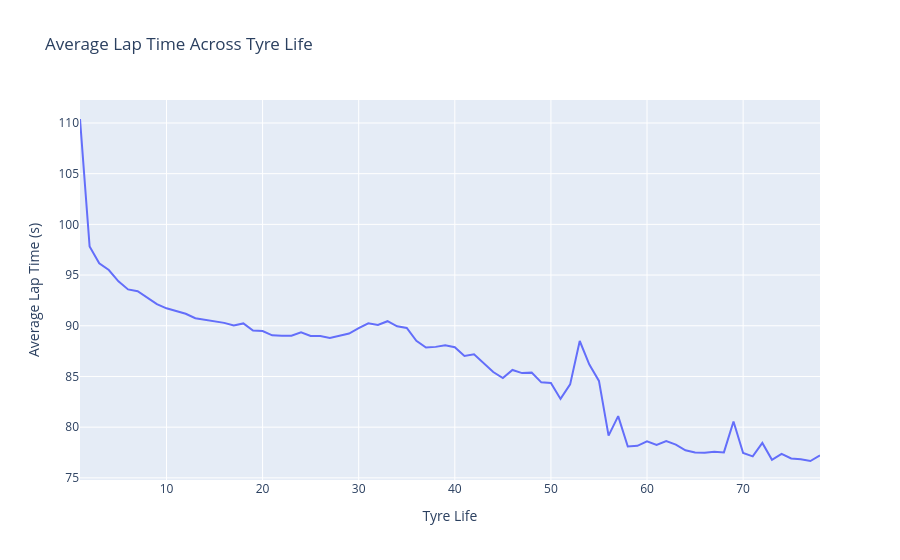

Notebook code cell kept with this figure:
### Code cell
# Average lap time by tyre life
tyre_performance = (
    f1_filtered.groupby('TyreLife')['LapTime (s)']
    .mean()
    .reset_index()
)

fig = px.line(
    tyre_performance,
    x='TyreLife',
    y='LapTime (s)',
    title='Average Lap Time Across Tyre Life'
)

fig.update_layout(
    xaxis_title='Tyre Life',
    yaxis_title='Average Lap Time (s)',
    hovermode='x unified'
)

fig.show()

### Figure 1 — Plotly figure (JSON) as saved in the notebook; plotly's stock layout.template omitted (floating-point values rounded to 4 significant figures)
{"data": [{"hovertemplate": "TyreLife=%{x}<br>LapTime (s)=%{y}<extra></extra>", "legendgroup": "", "line": {"color": "#636efa", "dash": "solid"}, "marker": {"symbol": "circle"}, "mode": "lines", "name": "", "orientation": "v", "showlegend": false, "type": "scatter", "x": [1.0, 2.0, 3.0, 4.0, 5.0, 6.0, 7.0, 8.0, 9.0, 10.0, 11.0, 12.0, 13.0, 14.0, 15.0, 16.0, 17.0, 18.0, 19.0, 20.0, 21.0, 22.0, 23.0, 24.0, 25.0, 26.0, 27.0, 28.0, 29.0, 30.0, 31.0, 32.0, 33.0, 34.0, 35.0, 36.0, 37.0, 38.0, 39.0, 40.0, 41.0, 42.0, 43.0, 44.0, 45.0, 46.0, 47.0, 48.0, 49.0, 50.0, 51.0, 52.0, 53.0, 54.0, 55.0, 56.0, 57.0, 58.0, 59.0, 60.0, 61.0, 62.0, 63.0, 64.0, 65.0, 66.0, 67.0, 68.0, 69.0, 70.0, 71.0, 72.0, 73.0, 74.0, 75.0, 76.0, 77.0, 78.0], "xaxis": "x", "y": [110.4, 97.82, 96.17, 95.5, 94.38, 93.58, 93.41, 92.73, 92.13, 91.72, 91.42, 91.18, 90.74, 90.57, 90.38, 90.29, 90.03, 90.23, 89.53, 89.49, 89.06, 89.0, 89.03, 89.36, 89.0, 88.99, 88.8, 89.04, 89.23, 89.76, 90.24, 90.07, 90.45, 89.95, 89.78, 88.52, 87.86, 87.92, 88.07, 87.88, 87.03, 87.18, 86.28, 85.44, 84.84, 85.64, 85.33, 85.38, 84.42, 84.36, 82.79, 84.22, 88.5, 86.17, 84.56, 79.17, 81.09, 78.09, 78.16, 78.6, 78.25, 78.63, 78.28, 77.72, 77.5, 77.47, 77.58, 77.51, 80.55, 77.45, 77.12, 78.44, 76.78, 77.37, 76.91, 76.83, 76.66, 77.21], "yaxis": "y"}], "layout": {"hovermode": "x unified", "legend": {"tracegroupgap": 0}, "title": {"text": "Average Lap Time Across Tyre Life"}, "xaxis": {"anchor": "y", "domain": [0, 1], "title": {"text": "Tyre Life"}}, "yaxis": {"anchor": "x", "domain": [0, 1], "title": {"text": "Average Lap Time (s)"}}}}
